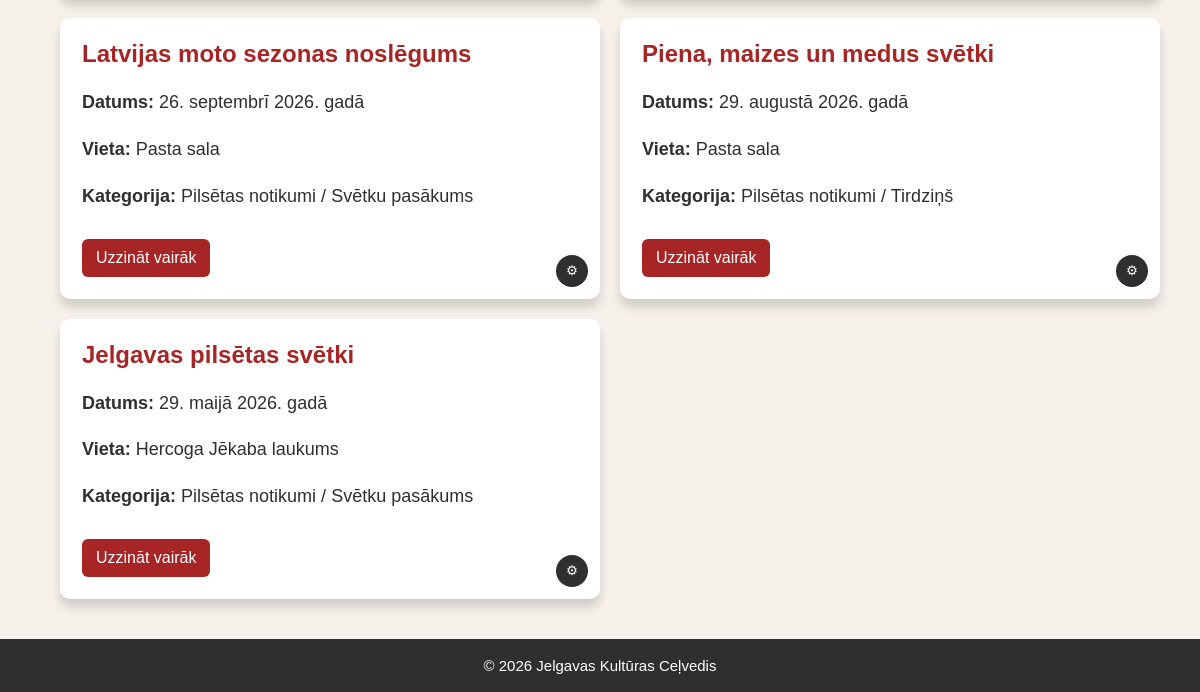
/pasakumi (lower part), run on an earlier commit of the app's database.
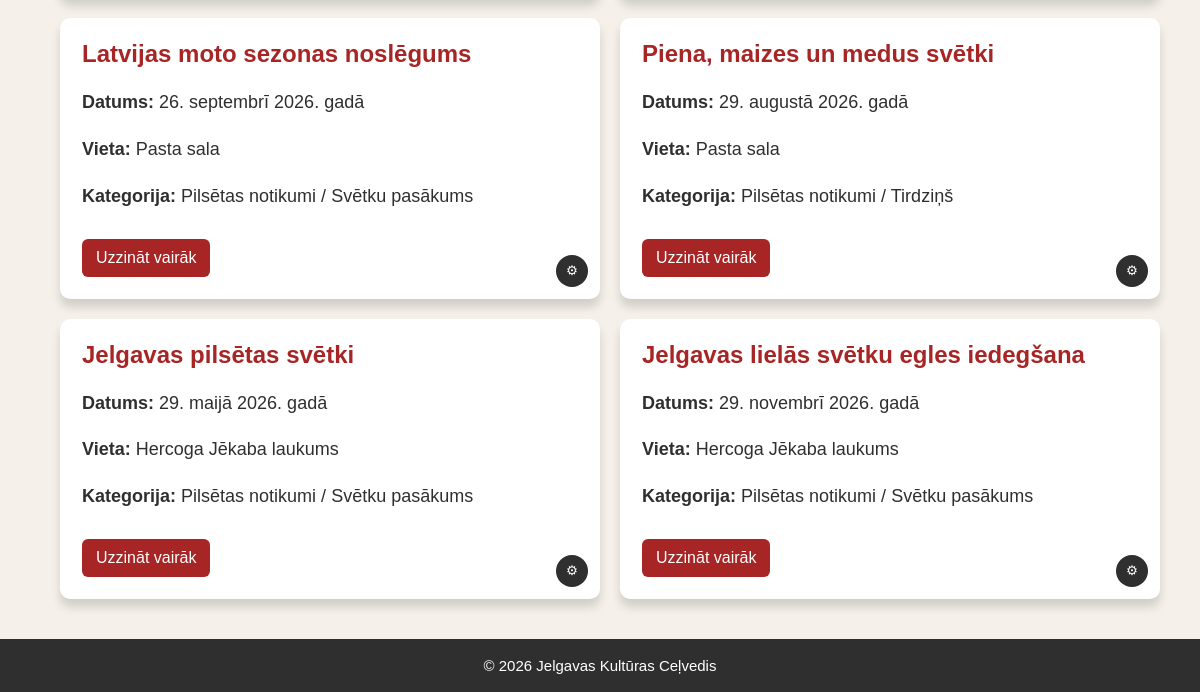
And on a later commit of the database.
### tables this page shows
CREATE TABLE events (
    id INTEGER PRIMARY KEY AUTOINCREMENT,
    title TEXT NOT NULL,
    event_date TEXT NOT NULL,
    location_id INTEGER NOT NULL,
    organizer_id INTEGER NOT NULL,
    category_id INTEGER NOT NULL,
    description TEXT,
    FOREIGN KEY (location_id) REFERENCES locations(id),
    FOREIGN KEY (organizer_id) REFERENCES organizers(id),
    FOREIGN KEY (category_id) REFERENCES categories(id)
);

CREATE TABLE locations (
    id INTEGER PRIMARY KEY AUTOINCREMENT,
    name TEXT NOT NULL,
    address TEXT
);

CREATE TABLE categories (
    id INTEGER PRIMARY KEY AUTOINCREMENT,
    category_name TEXT NOT NULL,
    subcategory_name TEXT
);

### app.py (the view)
@app.route("/pasakumi")
def events():
    events = get_events()
    return render_template("events.html", events=events)

### app.py (called while the page is built)
def get_db_connection():
    db = Path(__file__).parent / "events.db"
    conn = sqlite3.connect(db)
    conn.row_factory = sqlite3.Row
    return conn

def get_events(where="", params=()):
    conn = get_db_connection()
    events = conn.execute(f"""
        SELECT events.*, locations.name AS location, locations.address AS address,
               organizers.name AS organizer,
               categories.category_name, categories.subcategory_name
        FROM events
        JOIN locations ON events.location_id = locations.id
        JOIN organizers ON events.organizer_id = organizers.id
        JOIN categories ON events.category_id = categories.id
        {where}
        ORDER BY events.event_date
    """, params).fetchall()
    conn.close()
    return events

### templates/events.html (shortened to what this page needs)
{% extends "base.html" %}
{% block content %}
<a href="/pasakumi/new/edit" class="button">Izveidot pasākumu</a><br><br>
<div class="events">
    {% for event in events %}
    <div class="event_card">
        <h2>{{ event["title"] }}</h2>
        <p><strong>Datums:</strong> {{ event["event_date"] }}</p>
        <p><strong>Vieta:</strong> {{ event["location"] }}</p>
        <p><strong>Kategorija:</strong> {{ event["category_name"] }} / {{ event["subcategory_name"] }}</p>
        <a href="/pasakumi/{{ event['id'] }}" class="button">Uzzināt vairāk</a>
        <button class="setting_button" onclick="this.nextElementSibling.classList.toggle('show')">⚙</button>
    </div>
    {% endfor %}
</div>
{% endblock %}

### templates/base.html (shortened to what this page needs)
<!DOCTYPE html>
<html lang="lv">
<head>
    <link rel="stylesheet" href="{{ url_for('static', filename='style.css') }}">
</head>
<body>
    <main>
        {% block content %}{% endblock %}
    </main>
    <footer>
        <p>&copy; 2026 Jelgavas Kultūras Ceļvedis</p>
    </footer>
</body>
</html>

### static/style.css (style rules this page uses)
html, body { margin: 0; padding: 0; }
body { font-family: Arial, sans-serif; background: #f5f1ea; color: #2f2f2f; padding: 0; display: flex; flex-direction: column; min-height: 100vh; }
main { max-width: 90%; width: 100%; margin: 0 auto; padding: 40px 20px; flex: 1; }
main p { font-size: 18px; line-height: 1.6; }
footer { background-color: #2f2f2f; color: white; text-align: center; padding: 18px; }
footer p { margin: 0; font-size: 15px; }
.events { display: grid; grid-template-columns: 50% 50%; gap: 20px; }
.event_card { background-color: white; padding: 22px; border-radius: 10px; box-shadow: 0 8px 10px rgba(0,0,0,0.15); }
.event_card h2 { color: #a72525; margin-top: 0; }
.button { display: inline-block; background-color: #a72525; color: white; padding: 10px 14px; text-decoration: none; border-radius: 6px; margin-top: 10px; }
.event_card { position: relative; }
.setting_button { position: absolute; right: 12px; bottom: 12px; background-color: #2f2f2f; color: white; border: none; border-radius: 50%; width: 32px; height: 32px; cursor: pointer; }

What changed in the data, as far as the page shows it:
added events: title "Jelgavas lielās svētku egles iedegšana", event_date "29. novembrī 2026. gadā", location "Hercoga Jēkaba laukums", category_name "Pilsētas notikumi", subcategory_name "Svētku pasākums"
